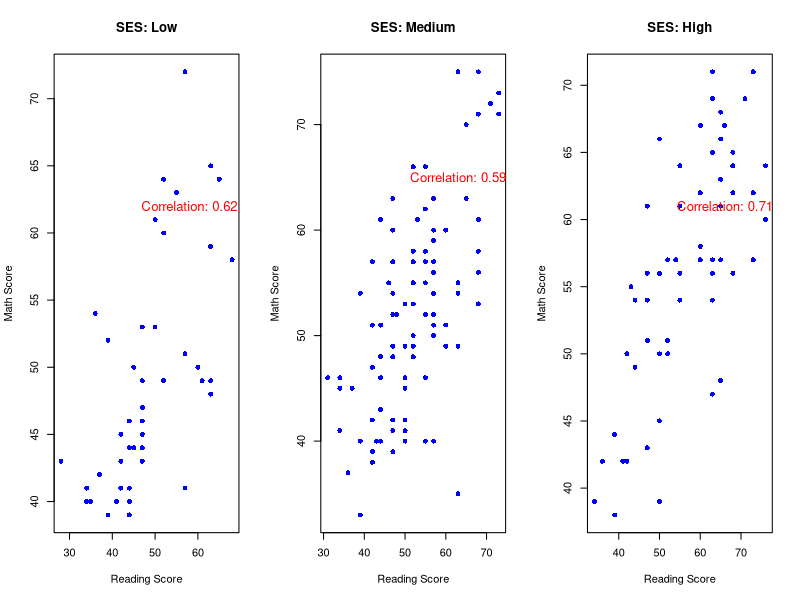

Here is the R script that generated this plot:
## ---- chunk 1
# Clear the environment
rm(list = ls())

# Load the libraries
library(here)

# Read in the data
hsb2 <- read.csv(here("Data", "hsb2.csv"))

# Create a separate matrix for each SES level that contains the five test scores
hsb2_low <- as.matrix(hsb2[hsb2$ses == 1, 7:11])
hsb2_med <- as.matrix(hsb2[hsb2$ses == 2, 7:11])
hsb2_high <- as.matrix(hsb2[hsb2$ses == 3, 7:11])

# Eliminate matrix row names
row.names(hsb2_low) <- NULL
row.names(hsb2_med) <- NULL
row.names(hsb2_high) <- NULL

# Create a list with these three matrices
hsb2_list <- list(Low = hsb2_low,
                  Medium = hsb2_med,
                  High = hsb2_high)

# Remove the temporary objects
rm(hsb2, hsb2_low, hsb2_med, hsb2_high)
## ---- chunk 2
# Calculate correlations and p-values for each SES level
low_corr <- cor.test(hsb2_list[["Low"]][, "read"], hsb2_list[["Low"]][, "math"])
med_corr <- cor.test(hsb2_list[["Medium"]][, "read"], hsb2_list[["Medium"]][, "math"])
high_corr <- cor.test(hsb2_list[["High"]][, "read"], hsb2_list[["High"]][, "math"])
## ---- chunk 3

# Calculate correlations and p-values for each SES level
low_corr <- cor.test(hsb2_list[["Low"]][, "read"], hsb2_list[["Low"]][, "math"])
med_corr <- cor.test(hsb2_list[["Medium"]][, "read"], hsb2_list[["Medium"]][, "math"])
high_corr <- cor.test(hsb2_list[["High"]][, "read"], hsb2_list[["High"]][, "math"])

# Create a simple correlation table with significance
correlation_table <- data.frame(
  SES = c("Low", "Medium", "High"),
  Correlation = round(c(low_corr$estimate, med_corr$estimate, high_corr$estimate), 2),
  P_value = round(c(low_corr$p.value, med_corr$p.value, high_corr$p.value), 3),
  Significance = c(ifelse(low_corr$p.value < 0.05, "Significant", "Not Significant"),
                   ifelse(med_corr$p.value < 0.05, "Significant", "Not Significant"),
                   ifelse(high_corr$p.value < 0.05, "Significant", "Not Significant"))
)

# Print the table
print(correlation_table)

## ---- chunk 4
par(mfrow = c(1, 3))  # Set up 3 plots in one row

for (ses in names(hsb2_list)) {  
  scores <- hsb2_list[[ses]]  
  
  # Calculate the correlation between reading and math scores
  correlation <- cor(scores[, "read"], scores[, "math"])
  
  # Round the correlation value for cleaner display
  rounded_correlation <- round(correlation, 2)
  
  # Create the scatter plot for reading vs math
  plot(scores[, "read"], scores[, "math"],  
       xlab = "Reading Score", ylab = "Math Score",  
       main = paste("SES:", ses), pch = 16, col = "blue")  
  
  # Add the correlation text to the plot
  text(x = max(scores[, "read"]) - 10, y = max(scores[, "math"]) - 10, 
       labels = paste("Correlation:", rounded_correlation), col = "red", cex = 1.2)
  
  # Optionally print the correlation for each SES group
  print(paste("SES:", ses, "Correlation:", rounded_correlation))
}

par(mfrow = c(1, 1))  # Reset plot layout

